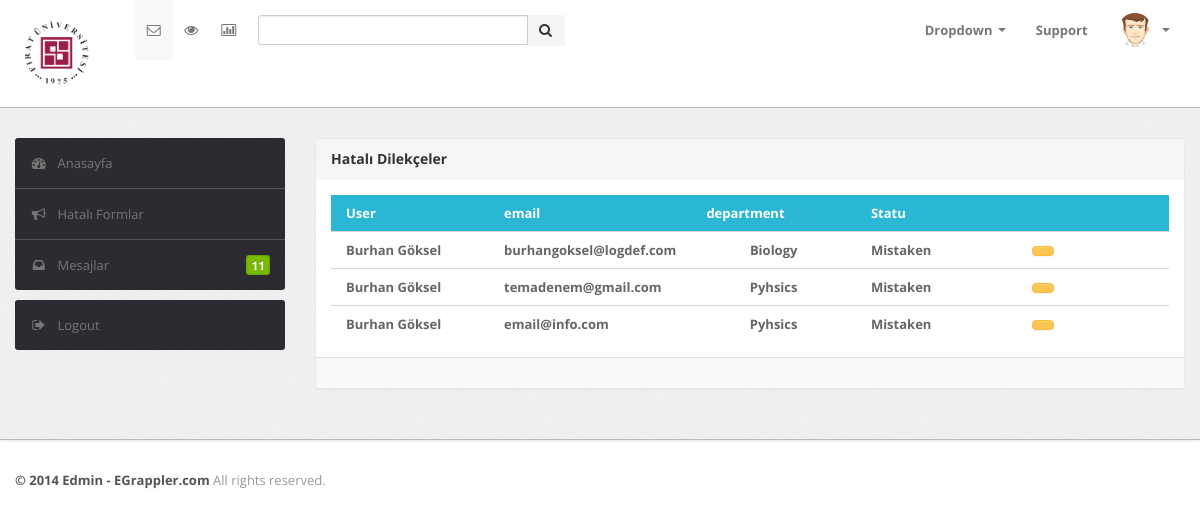
/mistakenpetition/, run on the app's committed database.
### petition/models.py (models this page shows)
class ForeignStudentApplicationForm(models.Model):
    STATUS = (
        ('Process','İşlem Sırasında'),
        ('Mistaken','Hatalı'),
        ('Ensitu','Ensitu İncelemesinde'),
        ('Department','Departman İncelemesinde'),
        ('EnsituDirector','Ensitu Direktörünün İncelemesinde'),
        ('Advisor','Danışman İncelemesinde'),
    )
    user = models.ForeignKey(Student, null=True, blank=True,on_delete=models.CASCADE)
    name = models.CharField(max_length=75)
    surname = models.CharField(max_length=75)
    phonenumber = models.CharField(max_length=35)
    email = models.EmailField()
    department = models.CharField(max_length=100)
    passport = models.FileField()
    graduation_document = models.FileField()
    language_document = models.FileField()
    transcript = models.FileField()
    description = models.TextField(max_length=1000,blank=True)
    status = models.CharField(max_length=100,null=True,choices=STATUS, default=STATUS[0][0])
    date = models.DateTimeField(default=datetime.now ,blank=True )
    object = models.Manager()
    def __str__(self):
        return self.email

class Student(models.Model):
    user = models.OneToOneField(User, null=True, blank=True,on_delete=models.CASCADE)
    student_name = models.CharField(max_length=30,null=True)
    email=models.EmailField(null=True)
    phone=models.CharField(max_length=30,null=True)
    object = models.Manager()
    def __str__(self):
        return self.student_name

### petition/views.py (the view)
# urls.py: path('mistakenpetition/',views.mistakenPetition,name="mistakenPetition"),
def mistakenPetition(request):
    status = "Mistaken"
    petition = ForeignStudentApplicationForm.object.filter(status=status)
    print("sadasd",petition)
    context = {'petition':petition}
    return render(request,'mistaken.html',context)

### templates/mistaken.html (shortened to what this page needs)
<!DOCTYPE html>
<html lang="en">
    {% load static %}
<head>
    <head>
        <head>
            <link type="text/css" href="{% static 'bootstrap/css/bootstrap.min.css' %}" rel="stylesheet">
            <link type="text/css" href="{% static 'bootstrap/css/bootstrap-responsive.min.css' %}" rel="stylesheet">
            <link type="text/css" href="{% static 'css/theme.css' %}" rel="stylesheet">
            <link type="text/css" href="{% static 'images/icons/css/font-awesome.css' %}" rel="stylesheet">
        </head>
    </head>
    <body>
        <div class="navbar navbar-fixed-top">
            <div class="navbar-inner">
                <div class="container">
                        <a class="brand" href="index.html"><img src="{% static 'images/firat.png' %}" alt="Girl in a jacket" width="80" height="90"> </a>
                    <div class="nav-collapse collapse navbar-inverse-collapse">
                        <ul class="nav nav-icons">
                            <li class="active"><a href="#"><i class="icon-envelope"></i></a></li>
                            <li><a href="#"><i class="icon-eye-open"></i></a></li>
                            <li><a href="#"><i class="icon-bar-chart"></i></a></li>
                        </ul>
                        <form class="navbar-search pull-left input-append" action="#">
                        <input type="text" class="span3">
                        <button class="btn" type="button">
                            <i class="icon-search"></i>
                        </button>
                        </form>
                        <ul class="nav pull-right">
                            <li class="dropdown"><a href="#" class="dropdown-toggle" data-toggle="dropdown">Dropdown
                                <b class="caret"></b></a>
                            </li>
                            <li><a href="#">Support </a></li>
                            <li class="nav-user dropdown"><a href="#" class="dropdown-toggle" data-toggle="dropdown">
                                <img src="images/user.png" class="nav-avatar" />
                                <b class="caret"></b></a>
                            </li>
                        </ul>
                    </div>
                </div>
            </div>
        </div>
        <div class="wrapper">
            <div class="container">
                <div class="row">
                    <div class="span3">
                        <div class="sidebar">
                            <ul class="widget widget-menu unstyled">
                                <li class="active"><a href="index.html"><i class="menu-icon icon-dashboard"></i>Anasayfa
                                </a></li>
                                <li><a href="activity.html"><i class="menu-icon icon-bullhorn"></i>Hatalı Formlar </a>
                                </li>
                                <li><a href="message.html"><i class="menu-icon icon-inbox"></i>Mesajlar <b class="label green pull-right">
                                    11</b> </a></li>
                            </ul>
                            <ul class="widget widget-menu unstyled">
                                <li><a href="{% url 'logout' %}"><i class="menu-icon icon-signout"></i>Logout </a></li>
                            </ul>
                        </div>
                    </div>
                    <div class="span9">
                        <div class="content">
                            <div class="module message">
                                <div class="module-head">
                                    <h3>
                                        Hatalı Dilekçeler</h3>
                                </div>
                                <div class="module-option clearfix">
                                        <div class="module-body table">
                                            <table class="table table-message">
                                                <tbody>
                                                    <tr class="heading">
                                                        <td class="cell-author hidden-phone hidden-tablet">
                                                            User
                                                        </td>
                                                        <td class="cell-author hidden-phone hidden-tablet">
                                                            email
                                                        </td>
                                                        <td class="cell-author hidden-phone hidden-tablet">
                                                            department
                                                        </td>
                                                        <td class="cell-author hidden-phone hidden-tablet">
                                                            Statu
                                                        </td>
                                                        <td class="cell-author hidden-phone hidden-tablet">
                                                        </td>
                                                    </tr>
                                                    {% for category in petition %}
                                                    <tr class="unread" >
                                                        <td class="cell-author hidden-phone hidden-tablet">
                                                            {{category.user}}
                                                        </td>
                                                        <td class="cell-author hidden-phone hidden-tablet">
                                                            {{category.email}}
                                                        </td>
                                                        <td class="cell-icon hidden-phone hidden-tablet">
                                                            {{category.department}}
                                                        </td>
                                                        <td class="cell-author hidden-phone hidden-tablet">
                                                            {{category.status}}
                                                        </td>
                                                        <td class="cell-author hidden-phone hidden-tablet" >
                                                            <a class="btn btn-warning" href="{% url 'petitionShow' category.id %}" role="button"></a>
                                                        </td>
                                                    </tr>
                                                    {% endfor %}
                                                </tbody>
                                            </table>
                                        </div>
                                </div>
                                <div class="module-foot">
                                </div>
                            </div>
                        </div>
                    </div>
                </div>
            </div>
        </div>
        <div class="footer">
            <div class="container">
                <b class="copyright">&copy; 2014 Edmin - EGrappler.com </b>All rights reserved.
            </div>
        </div>
    </body>

### data on the page
ForeignStudentApplicationForm: user "Burhan Göksel", email "burhangoksel@logdef.com", department "Biology", status "Mistaken"
ForeignStudentApplicationForm: user "Burhan Göksel", email "temadenem@gmail.com", department "Pyhsics", status "Mistaken"
ForeignStudentApplicationForm: user "Burhan Göksel", email "email@info.com", department "Pyhsics", status "Mistaken"
